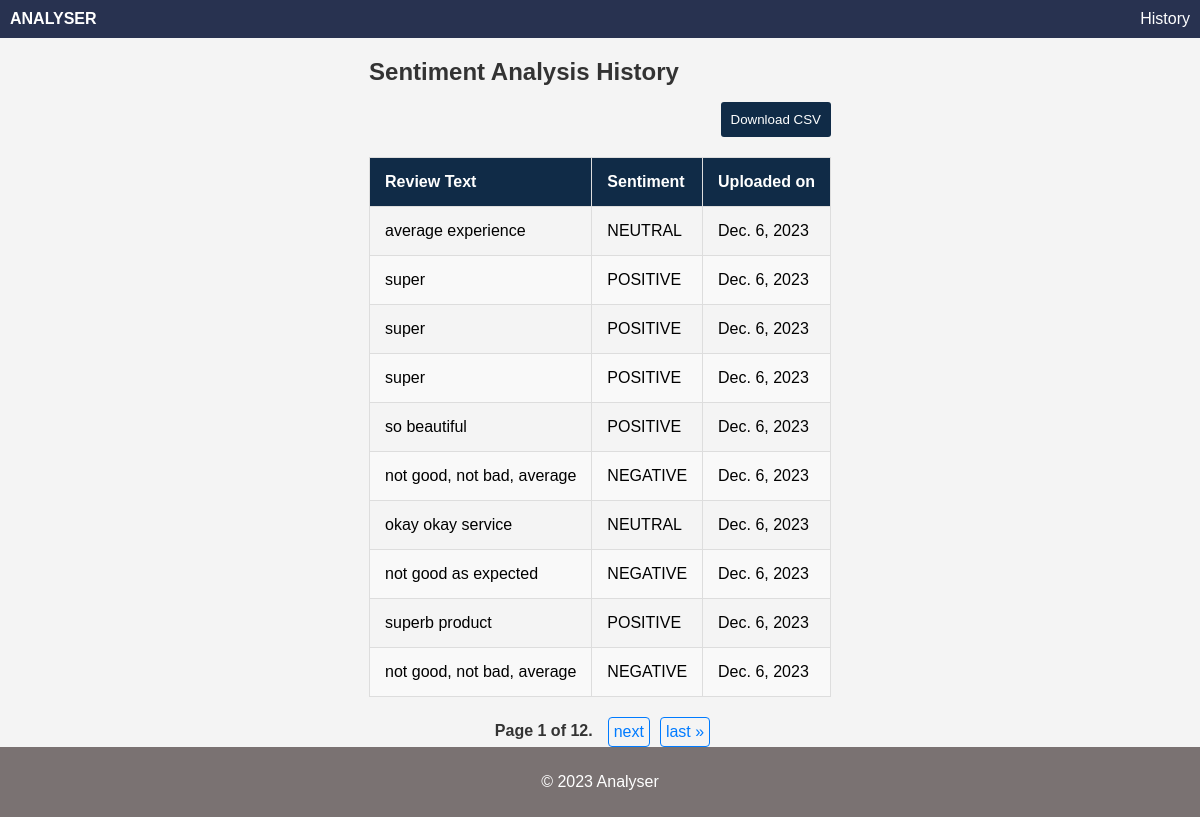
Before: /history/ with the older database file.
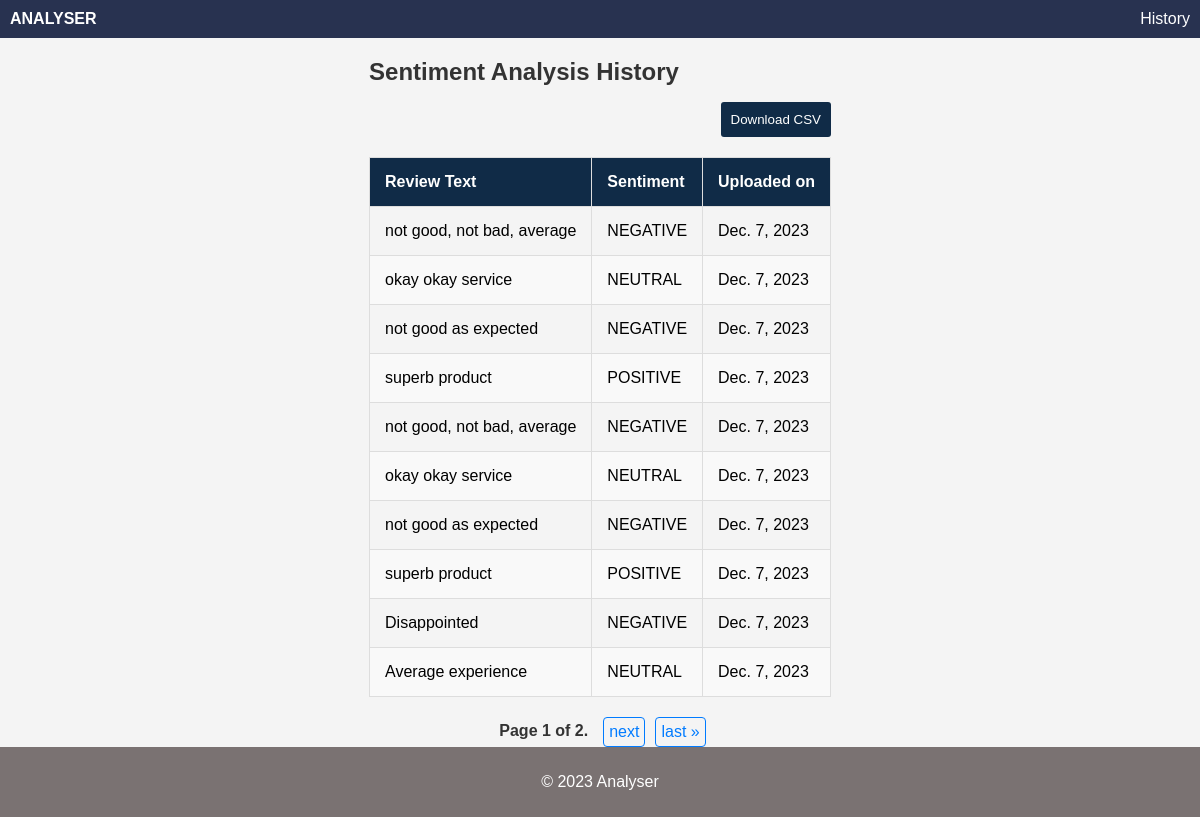
After: the same page with the newer database file.
### sentiment/models.py (models this page shows, shortened)
class SentimentAnalysis(models.Model):
    review_text = models.TextField()
    sentiment = models.CharField(max_length=10)
    created_at = models.DateTimeField(auto_now_add=True)

### sentiment/views.py (the view, shortened to what this page needs)
# urls.py: path('history/', view_history, name='history'),
def view_history(request):
    results = SentimentAnalysis.objects.all().order_by('-id')
    results_per_page = 10
    paginator = Paginator(results, results_per_page)
    page = request.GET.get('page', 1)
    try:
        results = paginator.page(page)
    except PageNotAnInteger:
        results = paginator.page(1)
    except EmptyPage:
        results = paginator.page(paginator.num_pages)
    context = {
        'results': results
    }
    return render(request, 'history.html', context)

### sentiment/templates/history.html (shortened to what this page needs)
{% extends 'base.html' %}
{% block content %}
  <h2>Sentiment Analysis History</h2>
  <form method="post">
    <button type="submit" name="download_csv">Download CSV</button>
  </form>
  <table>
    <thead>
      <tr>
        <th>Review Text</th>
        <th>Sentiment</th>
        <th>Uploaded on</th>
      </tr>
    </thead>
    <tbody>
      {% for result in results %}
        <tr>
          <td>{{ result.review_text }}</td>
          <td>{{ result.sentiment }}</td>
          <td>{{ result.created_at.date }}</td>
        </tr>
      {% endfor %}
    </tbody>
  </table>
  <div class="pagination">
    <span class="step-links">
      <span class="current">
        Page {{ results.number }} of {{ results.paginator.num_pages }}.
      </span>
      {% if results.has_next %}
        <a href="?page={{ results.next_page_number }}">next</a>
        <a href="?page={{ results.paginator.num_pages }}">last &raquo;</a>
      {% endif %}
    </span>
  </div>
{% endblock %}

Changed rows visible on the page:
removed SentimentAnalysis: review_text "average experience", sentiment "NEUTRAL", created_at "Dec. 6, 2023"
removed SentimentAnalysis: review_text "super", sentiment "POSITIVE", created_at "Dec. 6, 2023"
removed SentimentAnalysis: review_text "super", sentiment "POSITIVE", created_at "Dec. 6, 2023"
removed SentimentAnalysis: review_text "super", sentiment "POSITIVE", created_at "Dec. 6, 2023"
removed SentimentAnalysis: review_text "so beautiful", sentiment "POSITIVE", created_at "Dec. 6, 2023"
removed SentimentAnalysis: review_text "not good, not bad, average", sentiment "NEGATIVE", created_at "Dec. 6, 2023"
removed SentimentAnalysis: review_text "okay okay service", sentiment "NEUTRAL", created_at "Dec. 6, 2023"
removed SentimentAnalysis: review_text "not good as expected", sentiment "NEGATIVE", created_at "Dec. 6, 2023"
removed SentimentAnalysis: review_text "superb product", sentiment "POSITIVE", created_at "Dec. 6, 2023"
removed SentimentAnalysis: review_text "not good, not bad, average", sentiment "NEGATIVE", created_at "Dec. 6, 2023"
added SentimentAnalysis: review_text "not good, not bad, average", sentiment "NEGATIVE", created_at "Dec. 7, 2023"
added SentimentAnalysis: review_text "okay okay service", sentiment "NEUTRAL", created_at "Dec. 7, 2023"
added SentimentAnalysis: review_text "not good as expected", sentiment "NEGATIVE", created_at "Dec. 7, 2023"
added SentimentAnalysis: review_text "superb product", sentiment "POSITIVE", created_at "Dec. 7, 2023"
added SentimentAnalysis: review_text "not good, not bad, average", sentiment "NEGATIVE", created_at "Dec. 7, 2023"
added SentimentAnalysis: review_text "okay okay service", sentiment "NEUTRAL", created_at "Dec. 7, 2023"
added SentimentAnalysis: review_text "not good as expected", sentiment "NEGATIVE", created_at "Dec. 7, 2023"
added SentimentAnalysis: review_text "superb product", sentiment "POSITIVE", created_at "Dec. 7, 2023"
added SentimentAnalysis: review_text "Disappointed", sentiment "NEGATIVE", created_at "Dec. 7, 2023"
added SentimentAnalysis: review_text "Average experience", sentiment "NEUTRAL", created_at "Dec. 7, 2023"
Other visible differences:
{{ results.paginator.num_pages }}: "12" → "2"
